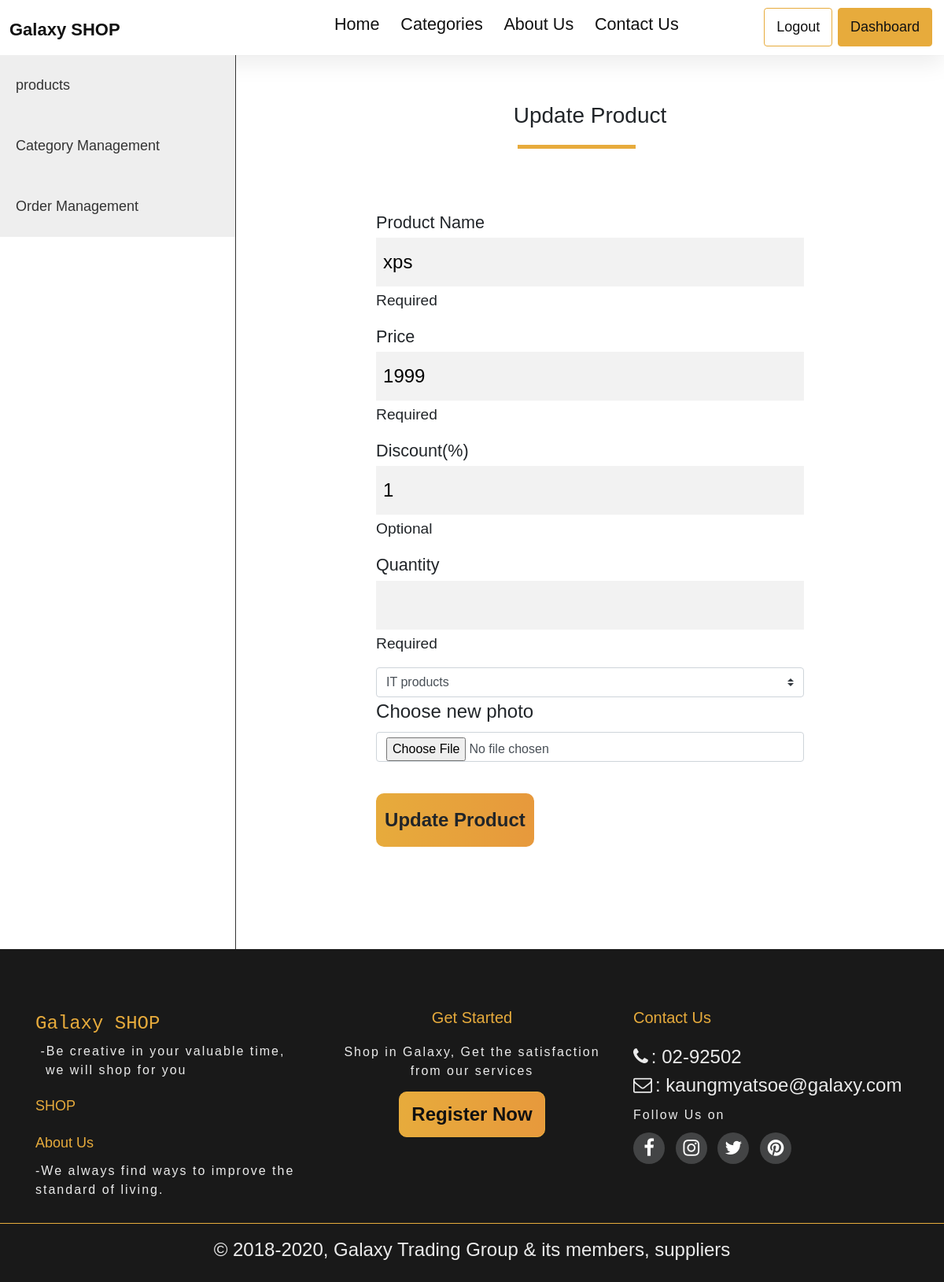
/admin/product/edit?id=3 (signed in), run on the app's committed database.
### tables this page shows
CREATE TABLE products(id INTEGER PRIMARY KEY AUTOINCREMENT, name TEXT, price NUMERIC, discount NUMERIC default 0,category_id INTEGER, image TEXT, createdAt datetime DEFAULT CURRENT_TIMESTAMP, modifiedAt datetime DEFAULT CURRENT_TIMESTAMP, description text, quantity INTEGER, FOREIGN KEY(category_id) REFERENCES categories(id));

### app.py (the view)
@app.route("/admin/product/edit", methods=["POST", "GET"])
@login_required
@allow_only_admin
def update_product():
    categories = db.execute("SELECT * FROM categories")
    if request.method == "POST":
        id = request.form.get("id")
        discount = request.form.get('discount')
        if not request.form.get('discount'):
            discount = 0
        if not request.form.get('product'):
            flash("Product name is empty", 'danger')
            return render_template("admin/edit-product.html", categories=categories)
        elif not request.form.get('price'):
            flash("Product price is empty", 'danger')
            return render_template("admin/edit-product.html", categories=categories)
        elif not request.form.get('quantity'):
            flash("Product Quantity is empty", 'danger')
            return render_template("admin/edit-product.html", categories=categories)
        elif not request.form.get('category_id'):
            flash("Category name is empty", 'danger')
            return render_template("admin/edit-product.html", categories=categories)
        if 'file' not in request.files:
            flash("No file apart", 'danger')
            return render_template("admin/edit-product.html", categories=categories)
        file = request.files['file']
        if file.filename == '':
            db.execute("UPDATE products SET name = :name,price=:price,discount=:discount,category_id=:category_id, quantity=:quantity,modifiedAt= :modified  WHERE id = :id", name=request.form.get('product'), price=float(request.form.get('price')), discount=discount,category_id=int(request.form.get('category_id')), quantity=int(request.form.get('quantity')), modified=datetime.now(), id=int(request.form.get("id")))
        elif file and allowed_file(file.filename):
            filename = secure_filename(file.filename)
            file.save(os.path.join(app.config['UPLOAD_FOLDER'], filename))
            try:
                price = float(request.form.get('price'))
                db.execute("UPDATE products SET name = :name,price=:price,discount=:discount,category_id=:category_id, image=:image, modifiedAt= :modified  WHERE id = :id", name=request.form.get('product'), price=float(request.form.get('price')), discount=discount,category_id=int(request.form.get('category_id')), image=filename, modified=datetime.now(), id=int(request.form.get("id")))
            except ValueError:
                flash("Enter the valid information", 'danger')
                return render_template("admin/edit-product.html", categories=categories)
        flash(f"Successfully updated", "success")
        return redirect("/admin")
    else:
        id = request.args.get("id")
        rows = db.execute("SELECT * FROM products WHERE id = :id", id=id)
        if len(rows) != 1:
            flash("Invalid Product", 'danger')
            return redirect('/admin')
        product = rows[0]
        return render_template("admin/edit-product.html", product=product,categories=categories)

### app.py (called while the page is built)
@app.after_request
def after_request(response):
    response.headers["Cache-Control"] = "no-cache, no-store, must-revalidate"
    response.headers["Expires"] = 0
    response.headers["Pragma"] = "no-cache"
    return response

def login_required(f):
    @wraps(f)
    def decorated_function(*args, **kwargs):
        if session.get("user_id") is None:
            flash("You are not logged in. Log in here.", 'danger')
            return render_template("sign-in.html")
        return f(*args, **kwargs)
    return decorated_function

def allow_only_admin(f):
    @wraps(f)
    def decorated_function(*args, **kwargs):
        rows = db.execute("SELECT * FROM users WHERE id = :id", id=session['user_id'])
        if rows[0]['role'] != 'admin':
            flash("You don't have acccess to this request.", 'danger')
            return redirect("/")
        return f(*args, **kwargs)
    return decorated_function

### templates/admin/edit-product.html (shortened to what this page needs)
{% extends "layout.html" %}
{% block main %}
<header class="container-fluid">
    {% include "navbar.html" %}
</header>
<div id="admin-section" class="container-fluid">
    <div class="row">
        <div class="col-md-3 sidebar">
            {% include "admin/sidebar.html" %}
        </div>
        <div class="col-md-9">
            <div id="product-section" class="form-flex">
                <h3 class="heading-secondary">Update Product</h3>
                <form action="/admin/product/edit" class="" method="POST" enctype="multipart/form-data">
                    <div class="input-group">
                        <label for="product">Product Name</label>
                        <input type="text" name="product" value="{{ product['name'] }}" id="product" class="" autocomplete="off">
                        <small class="small form-text text-left">Required</small>
                    </div>
                    <div class="input-group">
                        <label for="price">Price</label>
                        <input type="text" name="price" value="{{ product['price'] }}" id="price" class="" autocomplete="off">
                        <small class="small form-text text-left">Required</small>
                    </div>
                    <div class="input-group">
                        <label for="discount">Discount(%)</label>
                        <input type="text" name="discount" value="{{ product['discount'] }}" id="discount" class="" autocomplete="off">
                        <small class="small form-text text-left">Optional</small>
                    </div>
                    <div class="input-group">
                        <label for="quantity">Quantity</label>
                        <input type="number" name="quantity" value="{{ product['quantity'] }}" id="quantity" class="" autocomplete="off">
                        <small class="small form-text text-left">Required</small>
                    </div>
                    <select class="custom-select" name="category_id">
                        {% for category in categories %}
                        <option value="{{ category['id'] }}" {{ 'selected' if product['category_id'] == category['id'] else '' }}>{{ category['name'] }}</option>
                        {% endfor %}
                    </select>
                    <div class="form-group">
                        <label for="image">Choose new photo</label>
                        <input type="file" accept="image/*" id="image" name="file" class="form-control">
                    </div>
                    <button class="btn primary-btn mt-4">Update Product</button>
                </form>
            </div>
        </div>
    </div>
</div>
{% endblock %}

### static/style/style.css (style rules this page uses)
* { margin: 0; padding: 0; box-sizing: border-box; }
body { font-family: Arial, Helvetica, sans-serif; font-size: 24px; }
.container-fluid, .row { padding-right: 0; padding-left: 0; max-width: 100vw; margin: 0; }
.heading-secondary::after { display: block; content: ""; margin: 20px 5px 20px; width: 150px; height: 5px; background-color: #e7ab3c; }
.form-flex { display: flex; flex-direction: column; align-items: center; padding: 60px 120px; }
form { margin: 50px auto; }
.input-group:not(:last-child) { margin-bottom: 15px; }
.input-group label { display: block; font-size: 90%; font-weight: 400; margin-bottom: 3px; }
.input-group input, .input-group textarea { display: block; padding: 10px 6px; width: 100%; outline: none; background-color: #f2f2f2; border: 3px solid transparent; border-bottom: 3px solid transparent; }
.primary-btn { display: inline-block; font-size: 24px !important; font-weight: 700; padding: 15px 10px; background-image: linear-gradient(to right, #e7ab3c, #e7993c, #e7ab3c); background-color: #e7ab3c; background-size: 200%; border-radius: 10px; -webkit-border-radius: 10px; -moz-border-radius: 10px; -ms-border-radius: 10px; -o-border-radius: 10px; margin: 20px auto; transition: all 0.5s; -webkit-transition: all 0.5s; -moz-transition: all 0.5s; -ms-transition: all 0.5s; -o-transition: all 0.5s; }
header { padding: 0; }
#admin-section { min-width: 100%; height: 100%; }
#admin-section .sidebar { min-height: 100vh; padding: 0 !important; border-right: 1px solid #333; }

### data on the page
products: product "xps", price "1999", discount "1"

### other printed values
form field category_id "IT products"
